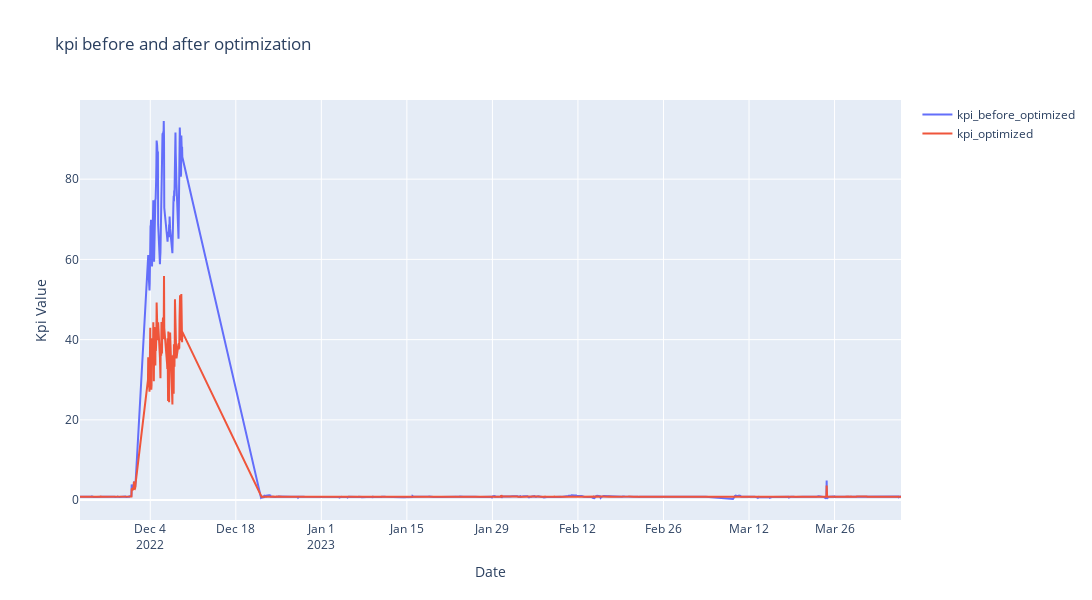

Write notebook code for a chart like this one.
### Code cell
import plotly.graph_objects as go

trace1 = go.Scatter(x=kpi_optimized.index, y=kpi_before_optimized.values, name='kpi_before_optimized')
trace2 = go.Scatter(x=kpi_optimized.index, y=kpi_optimized.values, name='kpi_optimized')

# Create the figure and specify the layout
fig = go.Figure(data=[trace1, trace2])
fig.update_layout(title='kpi before and after optimization',
                xaxis_title='Date',
                yaxis_title='Kpi Value',
                width=1200,
                height=600)

# Display the plot
fig.show()

### Figure 1 — Plotly figure (JSON) as saved in the notebook; plotly's stock layout.template omitted (floating-point values rounded to 4 significant figures; data arrays with more than 128 entries replaced by an {"elided": "..."} marker saying what was removed)
{"data": [{"name": "kpi_before_optimized", "type": "scatter", "x": {"elided": "2604 str values"}, "y": {"elided": "2604 float values"}}, {"name": "kpi_optimized", "type": "scatter", "x": {"elided": "2604 str values"}, "y": {"elided": "2604 float values"}}], "layout": {"height": 600, "title": {"text": "kpi before and after optimization"}, "width": 1200, "xaxis": {"title": {"text": "Date"}}, "yaxis": {"title": {"text": "Kpi Value"}}}}
